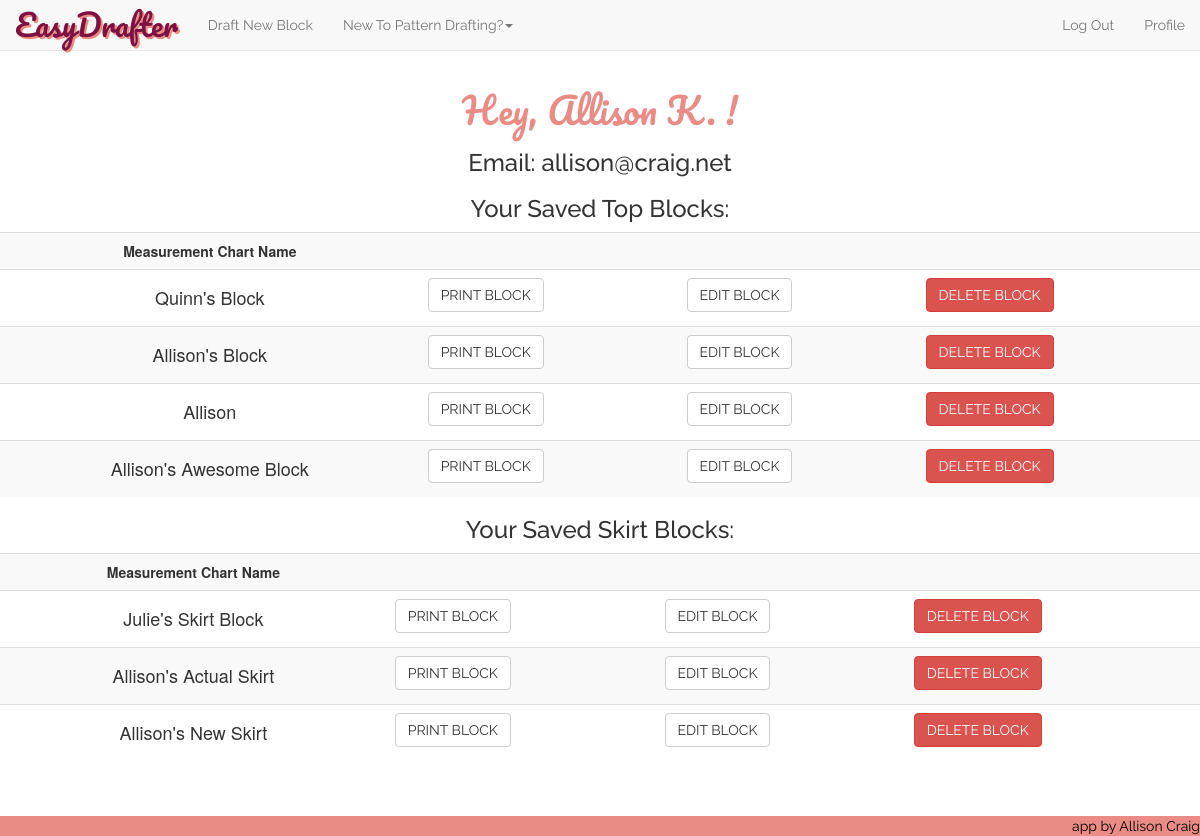
/profile (signed in), run on an earlier commit of the app's database.
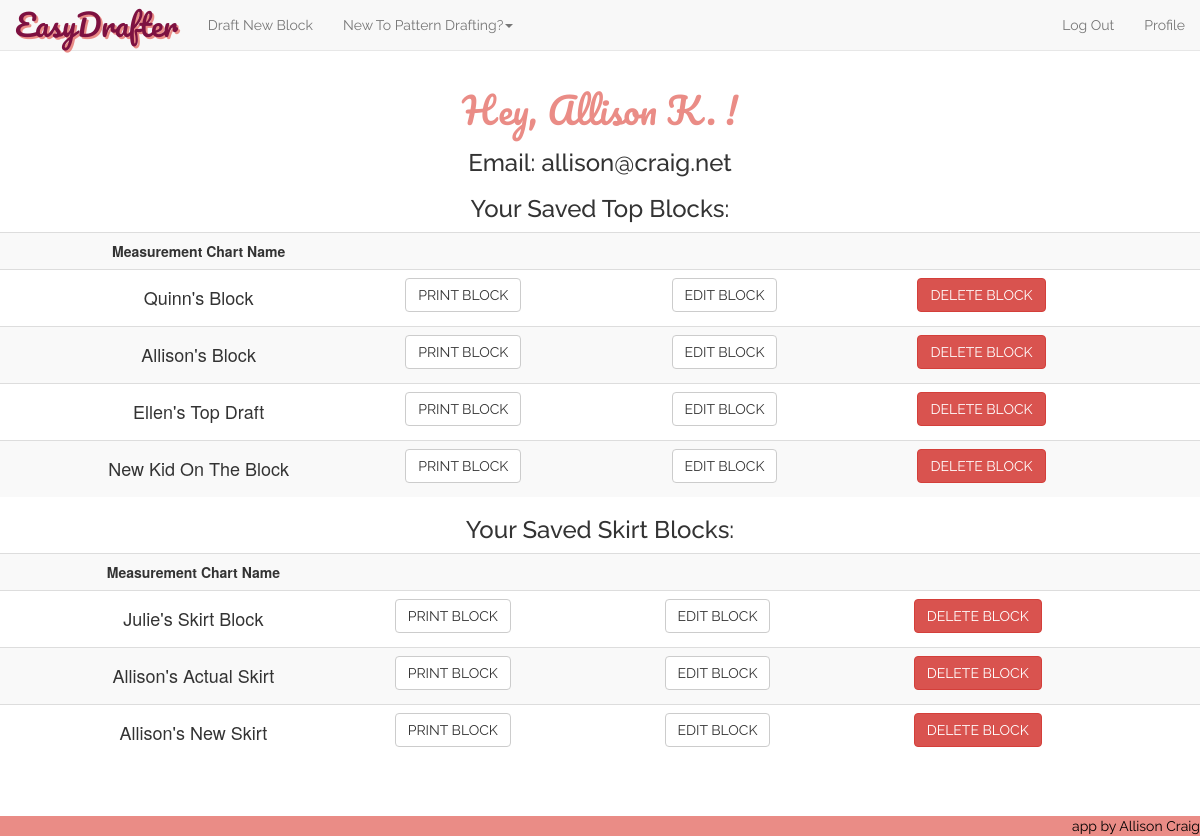
And on a later commit of the database.
### model.py (models this page shows, shortened)
class User(db.Model):
    __tablename__ = "Users"
    user_id = db.Column(db.Integer, autoincrement=True, primary_key=True)
    fb_id = db.Column(db.String(64), unique=True, nullable=True)
    email = db.Column(db.String(64), unique=True, nullable=False)
    password = db.Column(db.String(64), nullable=True)
    fname = db.Column(db.String(15), nullable=False)

class Measurement_Chart_Top(db.Model):
    __tablename__ = "Measurement_Chart_Tops"
    chart_id = db.Column(db.Integer, autoincrement=True, primary_key=True)
    nickname = db.Column(db.Integer, nullable=False)
    user_id = db.Column(db.String(100), db.ForeignKey('Users.user_id'))
    bust = db.Column(db.Integer, nullable=False)
    waist = db.Column(db.Integer, nullable=False)
    full_length = db.Column(db.Integer, nullable=False)
    center_front = db.Column(db.Integer, nullable=False)
    front_shoulder_slope = db.Column(db.Integer, nullable=False)
    strap = db.Column(db.Integer, nullable=False)
    front_across_shoulder = db.Column(db.Integer, nullable=False)
    across_chest = db.Column(db.Integer, nullable=False)
    bust_depth = db.Column(db.Integer, nullable=False)
    shoulder_length = db.Column(db.Integer, nullable=False)
    bust_arc = db.Column(db.Integer, nullable=False)
    bust_span = db.Column(db.Integer, nullable=False)
    waist_arc = db.Column(db.Integer, nullable=False)
    dart_placement = db.Column(db.Integer, nullable=False)
    side_length = db.Column(db.Integer, nullable=False)
    full_length_back = db.Column(db.Integer, nullable=False)
    center_back = db.Column(db.Integer, nullable=False)
    back_shoulder_slope = db.Column(db.Integer, nullable=False)
    across_back = db.Column(db.Integer, nullable=False)
    back_arc = db.Column(db.Integer, nullable=False)
    waist_arc_back = db.Column(db.Integer, nullable=False)
    back_neck = db.Column(db.Integer, nullable=False)
    back_across_shoulder = db.Column(db.Integer, nullable=False)
    back_dart_intake = db.Column(db.Integer, nullable=False)
    user = db.relationship("User",
                           backref=db.backref("Measurement_Chart_Tops"))

class Measurement_Chart_Skirt(db.Model):
    __tablename__ = "Measurement_Chart_Skirts"
    chart_id = db.Column(db.Integer, autoincrement=True, primary_key=True)
    nickname = db.Column(db.Integer, nullable=False)
    user_id = db.Column(db.String(100), db.ForeignKey('Users.user_id'))
    waist = db.Column(db.Integer, nullable=False)
    hip = db.Column(db.Integer, nullable=False)
    center_front_hip_depth = db.Column(db.Integer, nullable=False)
    back_hip_arc = db.Column(db.Integer, nullable=False)
    center_back_hip_depth = db.Column(db.Integer, nullable=False)
    front_hip_arc = db.Column(db.Integer, nullable=False)
    dart_placement = db.Column(db.Integer, nullable=False)
    user = db.relationship("User",
                           backref=db.backref("Measurement_Chart_Skirts"))

### server.py (the view)
@app.route('/profile')
def user_profile_page():
    user_email = session['logged_in_customer_email']
    user = User.query.filter(User.email==user_email).one()
    current_user_id = user.user_id
    saved_blocks_tops = Measurement_Chart_Top.query.filter(Measurement_Chart_Top.user_id==current_user_id).all()
    saved_blocks_skirts = Measurement_Chart_Skirt.query.filter(Measurement_Chart_Skirt.user_id==current_user_id).all()
    return render_template("profile.html", user=user, session=session, savedblockstops=saved_blocks_tops, savedblocksskirts=saved_blocks_skirts)

### server.py (called while the page is built)
@app.before_request
def add_tests():
    g.jasmine_tests = JS_TESTING_MODE

### templates/profile.html (shortened to what this page needs)
{% extends 'base.html' %}
{% block content %}
<center><h1 class='heading-titles'>Hey, {{ user.fname }} !</h1></center>
<center><h3 class="raleway">Email: {{ user.email }}</h3></center>
{% if savedblockstops %}
<center><h3 class="raleway">Your Saved Top Blocks: </h3></center>
<table class="table table-hover table-striped">
	<th><center>Measurement Chart Name</center></th>
	<th></th>
	<th></th>
	<th></th>
{% for sblocktop in savedblockstops %}
		<tr class="saved-block">
			<td><center><h4>{{ sblocktop.nickname }}</h4></center>
				<center>
					<td><form action='/print-top/{{sblocktop.chart_id}}'>
						<button class="btn btn-default">PRINT BLOCK</button>
					</form></td>
					<td><form action='/edit-top/{{sblocktop.chart_id}}'>
						<button class="btn btn-default" value="{{ sblocktop.chart_id }}">EDIT BLOCK</button>
					</form></td>
					<td>
						<button class="btn btn-danger delete-btn-top" name='chart-id' value="{{ sblocktop.chart_id }}">DELETE BLOCK</button></td>
					</center>
				</td>
			</tr>
{% endfor %}
</table>
{% endif %}
{% if savedblocksskirts %}
<center><h3 class="raleway">Your Saved Skirt Blocks: </h3></center>
<table class="table table-hover table-striped">
	<th><center>Measurement Chart Name</center></th>
	<th></th>
	<th></th>
	<th></th>
{% for sblockskirt in savedblocksskirts %}
		<tr class="saved-block">
			<td><center><h4>{{ sblockskirt.nickname }}</h4></center>
				<center>
					<td><form action='/print-skirt/{{sblockskirt.chart_id}}'>
						<button class="btn btn-default">PRINT BLOCK</button>
					</form></td>
					<td><form action='/edit-skirt/{{sblockskirt.chart_id}}'>
						<button class="btn btn-default" value="{{ sblockskirt.chart_id }}">EDIT BLOCK</button>
					</form></td>
					<td><button class="btn btn-danger delete-btn-skirt" name='chart-id' value="{{ sblockskirt.chart_id }}">DELETE BLOCK</button></td>
				</center>
			</td>
		</tr>
{% endfor %}
</table>
{% endif %}
{% endblock %}

### templates/base.html (shortened to what this page needs)
<!DOCTYPE html>
<html>
<head>
	<link rel='stylesheet' href='/static/css/style.css'>
	<link rel='stylesheet' href='/static/css/bootstrap.min.css'>
</head>
<body>
	<nav class="navbar navbar-default navbar-fixed-top">
		<div class="container-fluid">
			<div class="navbar-header">
				<a class="navbar-brand" id="corner-logo" href="/">EasyDrafter</a>
			</div>
			<div class="collapse navbar-collapse" id="bs-example-navbar-collapse-1">
				<ul class="nav navbar-nav">
				{% if session['current_user_id'] is defined %}
					<li><a href="/choose-block">Draft New Block</a></li>
				{% endif %}
					<li role="presentation" class="dropdown">
						<a class="dropdown-toggle" data-toggle="dropdown" href="#" role="button" aria-haspopup="true" aria-expanded="false">
							New To Pattern Drafting?<span class="caret"></span>
						</a>
					</li>
				</ul>
				<ul class="nav navbar-nav navbar-right">
				{% if session['current_user_id'] is defined %}
					<li><a href="/logout" id="logout">Log Out</a></li>
					<li><a href="/profile" id="profile">Profile</a></li>
				{% else %}
					<li><a href="/login">Log In</a></li>
					<li><a href="/register">Register</a></li>
				{% endif %}
				</ul>
			</div>
		</div>
	</nav>
{% block content %}{% endblock %}
<footer><a href="https://github.com/allisonkcraig" target="blank" id="footer-a">app by Allison Craig</a></footer>
</body>
</html>

### static/css/style.css (style rules this page uses)
body { padding-top: 70px; margin-bottom: 2em; padding-bottom: 4em; }
.btn { font-family: "Raleway"; }
.heading-titles { font-family: 'Pacifico', cursive; color: #EA8C86; }
#corner-logo { font-family: 'Pacifico', cursive; font-size: 30px; text-decoration: none; text-shadow: 2px 2px #EA8C86; color: #7D1141; }
.navbar { font-family: "Raleway"; }
footer { font-family: "Raleway"; background-color: #EA8C86; position:fixed; left:0px; bottom:0px; height:20px; width:100%; }
#footer-a { text-decoration: none; color: black; float: right; }
.raleway { font-family: "Raleway"; }

What changed in the data, as far as the page shows it:
changed Measurement_Chart_Top: nickname "Allison" → "Ellen's Top Draft"
changed Measurement_Chart_Top: nickname "Allison's Awesome Block" → "New Kid On The Block"
